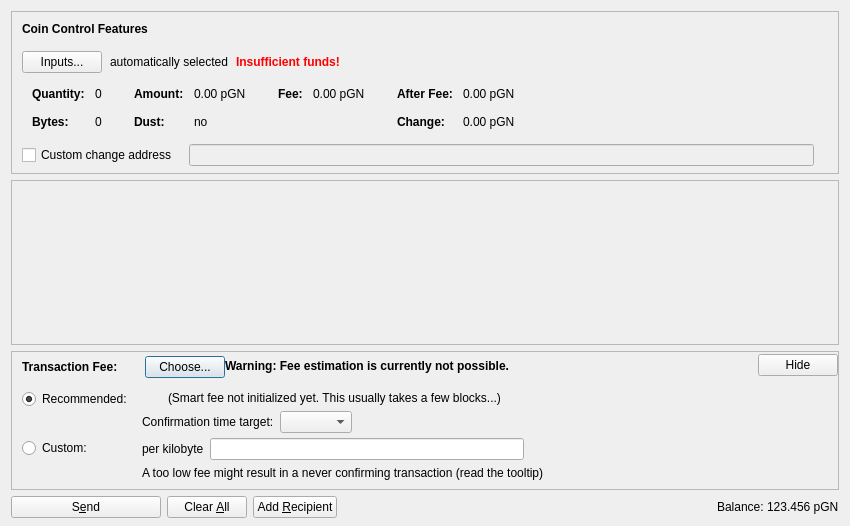
<?xml version="1.0" encoding="UTF-8"?>
<ui version="4.0">
 <class>SendCoinsDialog</class>
 <widget class="QDialog" name="SendCoinsDialog">
  <property name="geometry">
   <rect>
    <x>0</x>
    <y>0</y>
    <width>850</width>
    <height>526</height>
   </rect>
  </property>
  <property name="windowTitle">
   <string>Send Coins</string>
  </property>
  <layout class="QVBoxLayout" name="verticalLayout" stretch="0,1,0,0">
   <property name="bottomMargin">
    <number>8</number>
   </property>
   <item>
    <widget class="QFrame" name="frameCoinControl">
     <property name="sizePolicy">
      <sizepolicy hsizetype="Expanding" vsizetype="Expanding">
       <horstretch>0</horstretch>
       <verstretch>0</verstretch>
      </sizepolicy>
     </property>
     <property name="maximumSize">
      <size>
       <width>16777215</width>
       <height>16777215</height>
      </size>
     </property>
     <property name="frameShape">
      <enum>QFrame::StyledPanel</enum>
     </property>
     <property name="frameShadow">
      <enum>QFrame::Sunken</enum>
     </property>
     <layout class="QVBoxLayout" name="verticalLayoutCoinControl2">
      <property name="spacing">
       <number>0</number>
      </property>
      <property name="leftMargin">
       <number>0</number>
      </property>
      <property name="topMargin">
       <number>0</number>
      </property>
      <property name="rightMargin">
       <number>0</number>
      </property>
      <property name="bottomMargin">
       <number>6</number>
      </property>
      <item>
       <layout class="QVBoxLayout" name="verticalLayoutCoinControl" stretch="0,0,0,0,1">
        <property name="spacing">
         <number>0</number>
        </property>
        <property name="leftMargin">
         <number>10</number>
        </property>
        <property name="topMargin">
         <number>10</number>
        </property>
        <item>
         <layout class="QHBoxLayout" name="horizontalLayoutCoinControl1">
          <property name="bottomMargin">
           <number>15</number>
          </property>
          <item>
           <widget class="QLabel" name="labelCoinControlFeatures">
            <property name="sizePolicy">
             <sizepolicy hsizetype="Preferred" vsizetype="Maximum">
              <horstretch>0</horstretch>
              <verstretch>0</verstretch>
             </sizepolicy>
            </property>
            <property name="font">
             <font>
              <weight>75</weight>
              <bold>true</bold>
             </font>
            </property>
            <property name="styleSheet">
             <string notr="true">font-weight:bold;</string>
            </property>
            <property name="text">
             <string>Coin Control Features</string>
            </property>
           </widget>
          </item>
         </layout>
        </item>
        <item>
         <layout class="QHBoxLayout" name="horizontalLayoutCoinControl2" stretch="0,0,0,0">
          <property name="spacing">
           <number>8</number>
          </property>
          <property name="bottomMargin">
           <number>10</number>
          </property>
          <item>
           <widget class="QPushButton" name="pushButtonCoinControl">
            <property name="styleSheet">
             <string notr="true"/>
            </property>
            <property name="text">
             <string>Inputs...</string>
            </property>
            <property name="autoDefault">
             <bool>false</bool>
            </property>
           </widget>
          </item>
          <item>
           <widget class="QLabel" name="labelCoinControlAutomaticallySelected">
            <property name="text">
             <string>automatically selected</string>
            </property>
            <property name="margin">
             <number>5</number>
            </property>
           </widget>
          </item>
          <item>
           <widget class="QLabel" name="labelCoinControlInsuffFunds">
            <property name="font">
             <font>
              <weight>75</weight>
              <bold>true</bold>
             </font>
            </property>
            <property name="styleSheet">
             <string notr="true">color:red;font-weight:bold;</string>
            </property>
            <property name="text">
             <string>Insufficient funds!</string>
            </property>
            <property name="margin">
             <number>5</number>
            </property>
           </widget>
          </item>
          <item>
           <spacer name="horizontalSpacerCoinControl">
            <property name="orientation">
             <enum>Qt::Horizontal</enum>
            </property>
            <property name="sizeHint" stdset="0">
             <size>
              <width>40</width>
              <height>1</height>
             </size>
            </property>
           </spacer>
          </item>
         </layout>
        </item>
        <item>
         <widget class="QWidget" name="widgetCoinControl" native="true">
          <property name="sizePolicy">
           <sizepolicy hsizetype="Preferred" vsizetype="Preferred">
            <horstretch>0</horstretch>
            <verstretch>0</verstretch>
           </sizepolicy>
          </property>
          <property name="minimumSize">
           <size>
            <width>0</width>
            <height>0</height>
           </size>
          </property>
          <property name="styleSheet">
           <string notr="true"/>
          </property>
          <layout class="QHBoxLayout" name="horizontalLayoutCoinControl5">
           <property name="leftMargin">
            <number>0</number>
           </property>
           <property name="topMargin">
            <number>0</number>
           </property>
           <property name="rightMargin">
            <number>0</number>
           </property>
           <property name="bottomMargin">
            <number>0</number>
           </property>
           <item>
            <layout class="QHBoxLayout" name="horizontalLayoutCoinControl3" stretch="0,0,0,1">
             <property name="spacing">
              <number>20</number>
             </property>
             <property name="topMargin">
              <number>0</number>
             </property>
             <property name="bottomMargin">
              <number>10</number>
             </property>
             <item>
              <layout class="QFormLayout" name="formLayoutCoinControl1">
               <property name="horizontalSpacing">
                <number>10</number>
               </property>
               <property name="verticalSpacing">
                <number>14</number>
               </property>
               <property name="leftMargin">
                <number>10</number>
               </property>
               <property name="topMargin">
                <number>4</number>
               </property>
               <property name="rightMargin">
                <number>6</number>
               </property>
               <item row="0" column="0">
                <widget class="QLabel" name="labelCoinControlQuantityText">
                 <property name="font">
                  <font>
                   <weight>75</weight>
                   <bold>true</bold>
                  </font>
                 </property>
                 <property name="text">
                  <string>Quantity:</string>
                 </property>
                 <property name="margin">
                  <number>0</number>
                 </property>
                </widget>
               </item>
               <item row="0" column="1">
                <widget class="QLabel" name="labelCoinControlQuantity">
                 <property name="cursor">
                  <cursorShape>IBeamCursor</cursorShape>
                 </property>
                 <property name="contextMenuPolicy">
                  <enum>Qt::ActionsContextMenu</enum>
                 </property>
                 <property name="text">
                  <string notr="true">0</string>
                 </property>
                 <property name="margin">
                  <number>0</number>
                 </property>
                 <property name="textInteractionFlags">
                  <set>Qt::LinksAccessibleByMouse|Qt::TextSelectableByKeyboard|Qt::TextSelectableByMouse</set>
                 </property>
                </widget>
               </item>
               <item row="1" column="0">
                <widget class="QLabel" name="labelCoinControlBytesText">
                 <property name="font">
                  <font>
                   <weight>75</weight>
                   <bold>true</bold>
                  </font>
                 </property>
                 <property name="text">
                  <string>Bytes:</string>
                 </property>
                </widget>
               </item>
               <item row="1" column="1">
                <widget class="QLabel" name="labelCoinControlBytes">
                 <property name="cursor">
                  <cursorShape>IBeamCursor</cursorShape>
                 </property>
                 <property name="contextMenuPolicy">
                  <enum>Qt::ActionsContextMenu</enum>
                 </property>
                 <property name="text">
                  <string notr="true">0</string>
                 </property>
                 <property name="textInteractionFlags">
                  <set>Qt::LinksAccessibleByMouse|Qt::TextSelectableByKeyboard|Qt::TextSelectableByMouse</set>
                 </property>
                </widget>
               </item>
              </layout>
             </item>
             <item>
              <layout class="QFormLayout" name="formLayoutCoinControl2">
               <property name="horizontalSpacing">
                <number>10</number>
               </property>
               <property name="verticalSpacing">
                <number>14</number>
               </property>
               <property name="leftMargin">
                <number>6</number>
               </property>
               <property name="topMargin">
                <number>4</number>
               </property>
               <property name="rightMargin">
                <number>6</number>
               </property>
               <item row="0" column="0">
                <widget class="QLabel" name="labelCoinControlAmountText">
                 <property name="font">
                  <font>
                   <weight>75</weight>
                   <bold>true</bold>
                  </font>
                 </property>
                 <property name="text">
                  <string>Amount:</string>
                 </property>
                 <property name="margin">
                  <number>0</number>
                 </property>
                </widget>
               </item>
               <item row="0" column="1">
                <widget class="QLabel" name="labelCoinControlAmount">
                 <property name="cursor">
                  <cursorShape>IBeamCursor</cursorShape>
                 </property>
                 <property name="contextMenuPolicy">
                  <enum>Qt::ActionsContextMenu</enum>
                 </property>
                 <property name="text">
                  <string notr="true">0.00 pGN</string>
                 </property>
                 <property name="textInteractionFlags">
                  <set>Qt::LinksAccessibleByMouse|Qt::TextSelectableByKeyboard|Qt::TextSelectableByMouse</set>
                 </property>
                </widget>
               </item>
               <item row="1" column="0">
                <widget class="QLabel" name="labelCoinControlLowOutputText">
                 <property name="font">
                  <font>
                   <weight>75</weight>
                   <bold>true</bold>
                  </font>
                 </property>
                 <property name="text">
                  <string>Dust:</string>
                 </property>
                </widget>
               </item>
               <item row="1" column="1">
                <widget class="QLabel" name="labelCoinControlLowOutput">
                 <property name="cursor">
                  <cursorShape>IBeamCursor</cursorShape>
                 </property>
                 <property name="contextMenuPolicy">
                  <enum>Qt::ActionsContextMenu</enum>
                 </property>
                 <property name="text">
                  <string notr="true">no</string>
                 </property>
                 <property name="textInteractionFlags">
                  <set>Qt::LinksAccessibleByMouse|Qt::TextSelectableByKeyboard|Qt::TextSelectableByMouse</set>
                 </property>
                </widget>
               </item>
              </layout>
             </item>
             <item>
              <layout class="QFormLayout" name="formLayoutCoinControl3">
               <property name="horizontalSpacing">
                <number>10</number>
               </property>
               <property name="verticalSpacing">
                <number>14</number>
               </property>
               <property name="leftMargin">
                <number>6</number>
               </property>
               <property name="topMargin">
                <number>4</number>
               </property>
               <property name="rightMargin">
                <number>6</number>
               </property>
               <item row="0" column="0">
                <widget class="QLabel" name="labelCoinControlFeeText">
                 <property name="font">
                  <font>
                   <weight>75</weight>
                   <bold>true</bold>
                  </font>
                 </property>
                 <property name="text">
                  <string>Fee:</string>
                 </property>
                 <property name="margin">
                  <number>0</number>
                 </property>
                </widget>
               </item>
               <item row="0" column="1">
                <widget class="QLabel" name="labelCoinControlFee">
                 <property name="cursor">
                  <cursorShape>IBeamCursor</cursorShape>
                 </property>
                 <property name="contextMenuPolicy">
                  <enum>Qt::ActionsContextMenu</enum>
                 </property>
                 <property name="text">
                  <string notr="true">0.00 pGN</string>
                 </property>
                 <property name="textInteractionFlags">
                  <set>Qt::LinksAccessibleByMouse|Qt::TextSelectableByKeyboard|Qt::TextSelectableByMouse</set>
                 </property>
                </widget>
               </item>
              </layout>
             </item>
             <item>
              <layout class="QFormLayout" name="formLayoutCoinControl4">
               <property name="horizontalSpacing">
                <number>10</number>
               </property>
               <property name="verticalSpacing">
                <number>14</number>
               </property>
               <property name="leftMargin">
                <number>6</number>
               </property>
               <property name="topMargin">
                <number>4</number>
               </property>
               <property name="rightMargin">
                <number>6</number>
               </property>
               <item row="0" column="0">
                <widget class="QLabel" name="labelCoinControlAfterFeeText">
                 <property name="font">
                  <font>
                   <weight>75</weight>
                   <bold>true</bold>
                  </font>
                 </property>
                 <property name="text">
                  <string>After Fee:</string>
                 </property>
                 <property name="margin">
                  <number>0</number>
                 </property>
                </widget>
               </item>
               <item row="0" column="1">
                <widget class="QLabel" name="labelCoinControlAfterFee">
                 <property name="cursor">
                  <cursorShape>IBeamCursor</cursorShape>
                 </property>
                 <property name="contextMenuPolicy">
                  <enum>Qt::ActionsContextMenu</enum>
                 </property>
                 <property name="text">
                  <string notr="true">0.00 pGN</string>
                 </property>
                 <property name="textInteractionFlags">
                  <set>Qt::LinksAccessibleByMouse|Qt::TextSelectableByKeyboard|Qt::TextSelectableByMouse</set>
                 </property>
                </widget>
               </item>
               <item row="1" column="0">
                <widget class="QLabel" name="labelCoinControlChangeText">
                 <property name="font">
                  <font>
                   <weight>75</weight>
                   <bold>true</bold>
                  </font>
                 </property>
                 <property name="text">
                  <string>Change:</string>
                 </property>
                </widget>
               </item>
               <item row="1" column="1">
                <widget class="QLabel" name="labelCoinControlChange">
                 <property name="cursor">
                  <cursorShape>IBeamCursor</cursorShape>
                 </property>
                 <property name="contextMenuPolicy">
                  <enum>Qt::ActionsContextMenu</enum>
                 </property>
                 <property name="text">
                  <string notr="true">0.00 pGN</string>
                 </property>
                 <property name="textInteractionFlags">
                  <set>Qt::LinksAccessibleByMouse|Qt::TextSelectableByKeyboard|Qt::TextSelectableByMouse</set>
                 </property>
                </widget>
               </item>
              </layout>
             </item>
            </layout>
           </item>
          </layout>
         </widget>
        </item>
        <item>
         <layout class="QHBoxLayout" name="horizontalLayoutCoinControl4" stretch="0,0,0">
          <property name="spacing">
           <number>12</number>
          </property>
          <property name="sizeConstraint">
           <enum>QLayout::SetDefaultConstraint</enum>
          </property>
          <property name="topMargin">
           <number>5</number>
          </property>
          <property name="rightMargin">
           <number>5</number>
          </property>
          <item>
           <widget class="QCheckBox" name="checkBoxCoinControlChange">
            <property name="toolTip">
             <string>If this is activated, but the change address is empty or invalid, change will be sent to a newly generated address.</string>
            </property>
            <property name="text">
             <string>Custom change address</string>
            </property>
           </widget>
          </item>
          <item>
           <widget class="QValidatedLineEdit" name="lineEditCoinControlChange">
            <property name="enabled">
             <bool>false</bool>
            </property>
            <property name="sizePolicy">
             <sizepolicy hsizetype="Expanding" vsizetype="Fixed">
              <horstretch>0</horstretch>
              <verstretch>0</verstretch>
             </sizepolicy>
            </property>
           </widget>
          </item>
          <item>
           <widget class="QLabel" name="labelCoinControlChangeLabel">
            <property name="sizePolicy">
             <sizepolicy hsizetype="Preferred" vsizetype="Expanding">
              <horstretch>0</horstretch>
              <verstretch>0</verstretch>
             </sizepolicy>
            </property>
            <property name="minimumSize">
             <size>
              <width>0</width>
              <height>0</height>
             </size>
            </property>
            <property name="text">
             <string/>
            </property>
            <property name="margin">
             <number>3</number>
            </property>
           </widget>
          </item>
         </layout>
        </item>
        <item>
         <spacer name="verticalSpacerCoinControl">
          <property name="orientation">
           <enum>Qt::Vertical</enum>
          </property>
          <property name="sizeHint" stdset="0">
           <size>
            <width>800</width>
            <height>1</height>
           </size>
          </property>
         </spacer>
        </item>
       </layout>
      </item>
     </layout>
    </widget>
   </item>
   <item>
    <widget class="QScrollArea" name="scrollArea">
     <property name="widgetResizable">
      <bool>true</bool>
     </property>
     <widget class="QWidget" name="scrollAreaWidgetContents">
      <property name="geometry">
       <rect>
        <x>0</x>
        <y>0</y>
        <width>830</width>
        <height>104</height>
       </rect>
      </property>
      <layout class="QVBoxLayout" name="verticalLayout_2" stretch="0,1">
       <property name="leftMargin">
        <number>0</number>
       </property>
       <property name="topMargin">
        <number>0</number>
       </property>
       <property name="rightMargin">
        <number>0</number>
       </property>
       <property name="bottomMargin">
        <number>0</number>
       </property>
       <item>
        <layout class="QVBoxLayout" name="entries">
         <property name="spacing">
          <number>6</number>
         </property>
        </layout>
       </item>
       <item>
        <spacer name="verticalSpacer">
         <property name="orientation">
          <enum>Qt::Vertical</enum>
         </property>
         <property name="sizeHint" stdset="0">
          <size>
           <width>20</width>
           <height>40</height>
          </size>
         </property>
        </spacer>
       </item>
      </layout>
     </widget>
    </widget>
   </item>
   <item>
    <widget class="QFrame" name="frameFee">
     <property name="sizePolicy">
      <sizepolicy hsizetype="Expanding" vsizetype="Expanding">
       <horstretch>0</horstretch>
       <verstretch>0</verstretch>
      </sizepolicy>
     </property>
     <property name="maximumSize">
      <size>
       <width>16777215</width>
       <height>16777215</height>
      </size>
     </property>
     <property name="frameShape">
      <enum>QFrame::StyledPanel</enum>
     </property>
     <property name="frameShadow">
      <enum>QFrame::Sunken</enum>
     </property>
     <layout class="QVBoxLayout" name="verticalLayoutFee1">
      <property name="spacing">
       <number>0</number>
      </property>
      <property name="leftMargin">
       <number>0</number>
      </property>
      <property name="topMargin">
       <number>0</number>
      </property>
      <property name="rightMargin">
       <number>0</number>
      </property>
      <property name="bottomMargin">
       <number>0</number>
      </property>
      <item>
       <layout class="QVBoxLayout" name="verticalLayoutFee2" stretch="0,0,0">
        <property name="spacing">
         <number>0</number>
        </property>
        <property name="leftMargin">
         <number>10</number>
        </property>
        <property name="topMargin">
         <number>0</number>
        </property>
        <item>
         <layout class="QHBoxLayout" name="horizontalLayoutFee1">
          <property name="bottomMargin">
           <number>0</number>
          </property>
          <item>
           <layout class="QVBoxLayout" name="verticalLayoutFee7">
            <property name="spacing">
             <number>0</number>
            </property>
            <item>
             <spacer name="verticalSpacerSmartFee">
              <property name="orientation">
               <enum>Qt::Vertical</enum>
              </property>
              <property name="sizeType">
               <enum>QSizePolicy::Fixed</enum>
              </property>
              <property name="sizeHint" stdset="0">
               <size>
                <width>1</width>
                <height>4</height>
               </size>
              </property>
             </spacer>
            </item>
            <item>
             <layout class="QHBoxLayout" name="horizontalLayoutSmartFee">
              <property name="spacing">
               <number>10</number>
              </property>
              <item>
               <widget class="QLabel" name="labelFeeHeadline">
                <property name="sizePolicy">
                 <sizepolicy hsizetype="Preferred" vsizetype="Maximum">
                  <horstretch>0</horstretch>
                  <verstretch>0</verstretch>
                 </sizepolicy>
                </property>
                <property name="font">
                 <font>
                  <weight>75</weight>
                  <bold>true</bold>
                 </font>
                </property>
                <property name="styleSheet">
                 <string notr="true">font-weight:bold;</string>
                </property>
                <property name="text">
                 <string>Transaction Fee:</string>
                </property>
               </widget>
              </item>
              <item>
               <widget class="QLabel" name="labelFeeMinimized">
                <property name="text">
                 <string/>
                </property>
               </widget>
              </item>
              <item>
               <widget class="QPushButton" name="buttonChooseFee">
                <property name="text">
                 <string>Choose...</string>
                </property>
               </widget>
              </item>
             </layout>
            </item>
            <item>
             <spacer name="verticalSpacer_5">
              <property name="orientation">
               <enum>Qt::Vertical</enum>
              </property>
              <property name="sizeHint" stdset="0">
               <size>
                <width>1</width>
                <height>1</height>
               </size>
              </property>
             </spacer>
            </item>
           </layout>
          </item>
          <item>
           <widget class="QLabel" name="fallbackFeeWarningLabel">
            <property name="toolTip">
             <string>Using the fallbackfee can result in sending a transaction that will take several hours or days (or never) to confirm. Consider choosing your fee manually or wait until you have validated the complete chain.</string>
            </property>
            <property name="font">
            <font>
                <weight>75</weight>
                <bold>true</bold>
            </font>
            </property>
            <property name="text">
             <string>Warning: Fee estimation is currently not possible.</string>
            </property>
            <property name="wordWrap">
             <bool>false</bool>
            </property>
           </widget>
          </item>
          <item>
           <spacer name="horizontalSpacer_4">
            <property name="orientation">
             <enum>Qt::Horizontal</enum>
            </property>
            <property name="sizeType">
             <enum>QSizePolicy::MinimumExpanding</enum>
            </property>
            <property name="sizeHint" stdset="0">
             <size>
              <width>40</width>
              <height>20</height>
             </size>
            </property>
           </spacer>
          </item>
          <item>
           <widget class="QPushButton" name="buttonMinimizeFee">
            <property name="toolTip">
             <string>collapse fee-settings</string>
            </property>
            <property name="text">
             <string>Hide</string>
            </property>
           </widget>
          </item>
         </layout>
        </item>
        <item>
         <widget class="QFrame" name="frameFeeSelection">
          <layout class="QVBoxLayout" name="verticalLayoutFee12">
           <property name="spacing">
            <number>0</number>
           </property>
           <property name="leftMargin">
            <number>0</number>
           </property>
           <property name="topMargin">
            <number>0</number>
           </property>
           <property name="rightMargin">
            <number>0</number>
           </property>
           <property name="bottomMargin">
            <number>0</number>
           </property>
           <item>
            <layout class="QGridLayout" name="gridLayoutFee">
             <property name="topMargin">
              <number>10</number>
             </property>
             <property name="bottomMargin">
              <number>4</number>
             </property>
             <property name="horizontalSpacing">
              <number>10</number>
             </property>
             <property name="verticalSpacing">
              <number>4</number>
             </property>
             <item row="1" column="1">
              <layout class="QVBoxLayout" name="verticalLayoutFee8">
               <property name="spacing">
                <number>6</number>
               </property>
               <item>
                <layout class="QHBoxLayout" name="horizontalLayoutFee13">
                 <item>
                  <widget class="QLabel" name="labelCustomPerKilobyte">
                   <property name="toolTip">
                    <string>Specify a custom fee per kB (1,000 bytes) of the transaction's virtual size.

Note:  Since the fee is calculated on a per-byte basis, a fee of "100 satoshis per kB" for a transaction size of 500 bytes (half of 1 kB) would ultimately yield a fee of only 50 satoshis.</string>
                   </property>
                   <property name="text">
                    <string>per kilobyte</string>
                   </property>
                  </widget>
                 </item>
                 <item>
                  <widget class="BitcoinAmountField" name="customFee"/>
                 </item>
                 <item>
                  <spacer name="horizontalSpacer_6">
                   <property name="orientation">
                    <enum>Qt::Horizontal</enum>
                   </property>
                   <property name="sizeHint" stdset="0">
                    <size>
                     <width>1</width>
                     <height>1</height>
                    </size>
                   </property>
                  </spacer>
                 </item>
                </layout>
               </item>
               <item>
                <layout class="QHBoxLayout" name="horizontalLayoutFee8">
                 <item>
                  <widget class="QLabel" name="labelCustomFeeWarning">
                   <property name="enabled">
                    <bool>true</bool>
                   </property>
                   <property name="toolTip">
                    <string>When there is less transaction volume than space in the blocks, miners as well as relaying nodes may enforce a minimum fee. Paying only this minimum fee is just fine, but be aware that this can result in a never confirming transaction once there is more demand for provigencoin transactions than the network can process.</string>
                   </property>
                   <property name="text">
                    <string>A too low fee might result in a never confirming transaction (read the tooltip)</string>
                   </property>
                  </widget>
                 </item>
                 <item>
                  <spacer name="horizontalSpacer_2">
                   <property name="orientation">
                    <enum>Qt::Horizontal</enum>
                   </property>
                   <property name="sizeHint" stdset="0">
                    <size>
                     <width>1</width>
                     <height>1</height>
                    </size>
                   </property>
                  </spacer>
                 </item>
                </layout>
               </item>
              </layout>
             </item>
             <item row="0" column="0">
              <layout class="QVBoxLayout" name="verticalLayoutFee4" stretch="0,1">
               <item>
                <widget class="QRadioButton" name="radioSmartFee">
                 <property name="text">
                  <string>Recommended:</string>
                 </property>
                 <property name="checked">
                  <bool>true</bool>
                 </property>
                 <attribute name="buttonGroup">
                  <string notr="true">groupFee</string>
                 </attribute>
                </widget>
               </item>
               <item>
                <spacer name="verticalSpacer_2">
                 <property name="orientation">
                  <enum>Qt::Vertical</enum>
                 </property>
                 <property name="sizeHint" stdset="0">
                  <size>
                   <width>1</width>
                   <height>1</height>
                  </size>
                 </property>
                </spacer>
               </item>
              </layout>
             </item>
             <item row="1" column="0">
              <layout class="QVBoxLayout" name="verticalLayoutFee9" stretch="0,1">
               <item>
                <widget class="QRadioButton" name="radioCustomFee">
                 <property name="text">
                  <string>Custom:</string>
                 </property>
                 <attribute name="buttonGroup">
                  <string notr="true">groupFee</string>
                 </attribute>
                </widget>
               </item>
               <item>
                <spacer name="verticalSpacer_6">
                 <property name="orientation">
                  <enum>Qt::Vertical</enum>
                 </property>
                 <property name="sizeHint" stdset="0">
                  <size>
                   <width>1</width>
                   <height>1</height>
                  </size>
                 </property>
                </spacer>
               </item>
              </layout>
             </item>
             <item row="0" column="1">
              <layout class="QVBoxLayout" name="verticalLayoutFee3" stretch="0,0,1">
               <property name="spacing">
                <number>6</number>
               </property>
               <property name="topMargin">
                <number>2</number>
               </property>
               <item>
                <layout class="QHBoxLayout" name="horizontalLayoutFee12">
                 <item>
                  <widget class="QLabel" name="labelSmartFee">
                   <property name="text">
                    <string/>
                   </property>
                  </widget>
                 </item>
                 <item>
                  <widget class="QLabel" name="labelFeeEstimation">
                   <property name="text">
                    <string/>
                   </property>
                  </widget>
                 </item>
                 <item>
                  <widget class="QLabel" name="labelSmartFee2">
                   <property name="text">
                    <string>(Smart fee not initialized yet. This usually takes a few blocks...)</string>
                   </property>
                  </widget>
                 </item>
                 <item>
                  <spacer name="horizontalSpacer_5">
                   <property name="orientation">
                    <enum>Qt::Horizontal</enum>
                   </property>
                   <property name="sizeHint" stdset="0">
                    <size>
                     <width>1</width>
                     <height>1</height>
                    </size>
                   </property>
                  </spacer>
                 </item>
                </layout>
               </item>
               <item>
                <layout class="QHBoxLayout" name="horizontalLayoutFee9">
                 <item>
                  <layout class="QVBoxLayout" name="verticalLayoutFee6">
                   <item>
                    <widget class="QLabel" name="labelSmartFee3">
                     <property name="text">
                      <string>Confirmation time target:</string>
                     </property>
                    </widget>
                   </item>
                  </layout>
                 </item>
                 <item>
                  <layout class="QVBoxLayout" name="verticalLayoutFee5">
                   <property name="rightMargin">
                    <number>30</number>
                   </property>
                   <item>
                    <layout class="QHBoxLayout" name="horizontalLayoutConfTarget">
                     <property name="bottomMargin">
                      <number>0</number>
                     </property>
                     <item>
                      <widget class="QComboBox" name="confTargetSelector"/>
                     </item>
                     <item>
                      <spacer name="horizontalSpacerConfTarget">
                       <property name="orientation">
                        <enum>Qt::Horizontal</enum>
                       </property>
                       <property name="sizeHint" stdset="0">
                        <size>
                         <width>40</width>
                         <height>20</height>
                        </size>
                       </property>
                      </spacer>
                     </item>
                    </layout>
                   </item>
                  </layout>
                 </item>
                </layout>
               </item>
               <item>
                <spacer name="verticalSpacer_4">
                 <property name="orientation">
                  <enum>Qt::Vertical</enum>
                 </property>
                 <property name="sizeHint" stdset="0">
                  <size>
                   <width>1</width>
                   <height>1</height>
                  </size>
                 </property>
                </spacer>
               </item>
              </layout>
             </item>
            </layout>
           </item>
          </layout>
         </widget>
        </item>
        <item>
         <spacer name="verticalSpacerFee">
          <property name="orientation">
           <enum>Qt::Vertical</enum>
          </property>
          <property name="sizeHint" stdset="0">
           <size>
            <width>40</width>
            <height>5</height>
           </size>
          </property>
         </spacer>
        </item>
       </layout>
      </item>
     </layout>
    </widget>
   </item>
   <item>
    <layout class="QHBoxLayout" name="horizontalLayout">
     <item>
      <widget class="QPushButton" name="sendButton">
       <property name="minimumSize">
        <size>
         <width>150</width>
         <height>0</height>
        </size>
       </property>
       <property name="toolTip">
        <string>Confirm the send action</string>
       </property>
       <property name="text">
        <string>S&amp;end</string>
       </property>
       <property name="icon">
        <iconset resource="../bitcoin.qrc">
         <normaloff>:/icons/send</normaloff>:/icons/send</iconset>
       </property>
       <property name="autoDefault">
        <bool>false</bool>
       </property>
       <property name="default">
        <bool>false</bool>
       </property>
      </widget>
     </item>
     <item>
      <widget class="QPushButton" name="clearButton">
       <property name="sizePolicy">
        <sizepolicy hsizetype="Minimum" vsizetype="Fixed">
         <horstretch>0</horstretch>
         <verstretch>0</verstretch>
        </sizepolicy>
       </property>
       <property name="toolTip">
        <string>Clear all fields of the form.</string>
       </property>
       <property name="text">
        <string>Clear &amp;All</string>
       </property>
       <property name="icon">
        <iconset resource="../bitcoin.qrc">
         <normaloff>:/icons/remove</normaloff>:/icons/remove</iconset>
       </property>
       <property name="autoDefault">
        <bool>false</bool>
       </property>
      </widget>
     </item>
     <item>
      <widget class="QPushButton" name="addButton">
       <property name="toolTip">
        <string>Send to multiple recipients at once</string>
       </property>
       <property name="text">
        <string>Add &amp;Recipient</string>
       </property>
       <property name="icon">
        <iconset resource="../bitcoin.qrc">
         <normaloff>:/icons/add</normaloff>:/icons/add</iconset>
       </property>
       <property name="autoDefault">
        <bool>false</bool>
       </property>
      </widget>
     </item>
     <item>
      <spacer name="horizontalSpacer">
       <property name="orientation">
        <enum>Qt::Horizontal</enum>
       </property>
       <property name="sizeHint" stdset="0">
        <size>
         <width>40</width>
         <height>20</height>
        </size>
       </property>
      </spacer>
     </item>
     <item>
      <layout class="QHBoxLayout" name="horizontalLayout_2">
       <property name="spacing">
        <number>3</number>
       </property>
       <item>
        <widget class="QLabel" name="label">
         <property name="sizePolicy">
          <sizepolicy hsizetype="Preferred" vsizetype="Fixed">
           <horstretch>0</horstretch>
           <verstretch>0</verstretch>
          </sizepolicy>
         </property>
         <property name="text">
          <string>Balance:</string>
         </property>
        </widget>
       </item>
       <item>
        <widget class="QLabel" name="labelBalance">
         <property name="sizePolicy">
          <sizepolicy hsizetype="Preferred" vsizetype="Fixed">
           <horstretch>0</horstretch>
           <verstretch>0</verstretch>
          </sizepolicy>
         </property>
         <property name="cursor">
          <cursorShape>IBeamCursor</cursorShape>
         </property>
         <property name="text">
          <string notr="true">123.456 pGN</string>
         </property>
         <property name="textInteractionFlags">
          <set>Qt::LinksAccessibleByMouse|Qt::TextSelectableByKeyboard|Qt::TextSelectableByMouse</set>
         </property>
        </widget>
       </item>
      </layout>
     </item>
    </layout>
   </item>
  </layout>
 </widget>
 <customwidgets>
  <customwidget>
   <class>QValidatedLineEdit</class>
   <extends>QLineEdit</extends>
   <header>qt/qvalidatedlineedit.h</header>
  </customwidget>
  <customwidget>
   <class>BitcoinAmountField</class>
   <extends>QLineEdit</extends>
   <header>qt/bitcoinamountfield.h</header>
   <container>1</container>
  </customwidget>
 </customwidgets>
 <resources>
  <include location="../bitcoin.qrc"/>
 </resources>
 <connections/>
 <buttongroups>
  <buttongroup name="groupFee"/>
 </buttongroups>
</ui>
